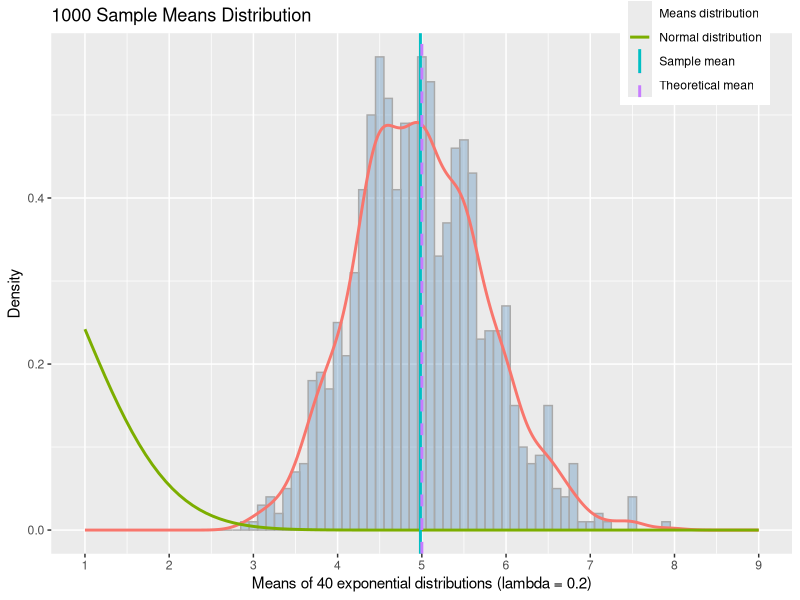

Source code (R):
## This R script generates the answers as outlined in the Course Project - Part 1 for Statistical Inference

## Load packages
library(ggplot2)

## Set the seed value so the results are reproducible
set.seed(7)

## Exponential distribution sample parameters
num_sims <- 1000
lambda <- 0.2
sample_size <- 40

## Calcuate the theoretical mean, standard deviation, and variance
## Theoretical mean = 1 / lambda
theoretical_mean = 1 / lambda

## Theoretical standard deviation = theoretical mean / sqrt(sample_size)
theoretical_sd = theoretical_mean / sqrt(sample_size)

## Theoretical variance = theoretical standard deviation ^ 2
theoretical_variance = theoretical_sd ^ 2

## Create a matrix of the theoretical values which will be added to a table for printout
theoretical_values <- matrix(c(theoretical_mean, round(theoretical_sd, 3), round(theoretical_variance, 3)))

## Creates a matrix (1000 rows, 40 columns)
## Each row represents an exponential distribution with a sample size of 40 and lambda of 0.2
## The exponential distribution is simulated 1000 times, 1 in each row
exponentials <- matrix(rexp(num_sims * sample_size, rate = lambda), num_sims, sample_size)

## The mean of each exponential/row is calculated and stored in sample_means (1000 rows by 1 column)
sample_means <- rowMeans(exponentials)

## Calculate the sample mean, standard deviation, and variance
sample_rowMean <- mean(sample_means)
sample_rowSD <- sd(sample_means)
sample_rowVariance <- var(sample_means)

## Create a matrix of the sample values which will be added to a table for printout
sample_values <- matrix(c(round(sample_rowMean, 3), round(sample_rowSD, 3), round(sample_rowVariance, 3)))

## Create a matrix of the row names which will be added to a table for printout
variable_names <- matrix(c("Mean", "Standard Deviation", "Variance"))

## Create a summary table (data frame) to print out theoretical vs sample data
summary_table <- data.frame(cbind(variable_names, theoretical_values, sample_values))
colnames(summary_table) <- c("Variable", "Theoretical", "Sample")
print(summary_table)

## Create a histogram of the means of the sample distributions
## Adds lines for the distribution of sample means, the normal distribution, the sample mean, and theoretical mean
## Customizes colours, axes labels, x-axis scale, and adds a legend
means.df <- data.frame(Means = sample_means)

## Open the png device
png(file = "./plot1.png", width = 800, height = 600)

g <- ggplot(means.df, aes(x = Means))

p1 <- g + geom_histogram(aes(y = ..density..), fill = "steelblue", binwidth = 1/10, color = "darkgrey", alpha = 1/3) +
    geom_density(aes(color = "Means distribution"), size = 1, show_guide = FALSE) +
    stat_function(fun = dnorm, arg = list(mean = theoretical_mean, sd = theoretical_sd), aes(color = "Normal distribution"), size = 1) +
    geom_vline(aes(xintercept = sample_rowMean, colour = "Sample mean"), size = 1) +
    geom_vline(aes(xintercept = theoretical_mean, colour = "Theoretical mean"), size = 1, linetype = "dashed") +
    theme(legend.justification = c(1.15,-1.4), legend.position = c(1,0.5)) + 
    labs(title = "1000 Sample Means Distribution", x = "Means of 40 exponential distributions (lambda = 0.2)", y = "Density") +
    scale_x_continuous(limits = c(1, 9), breaks = 1:9) +
    scale_color_discrete(name = "Annotations")

print(p1)

## Close device
dev.off()

## End of file